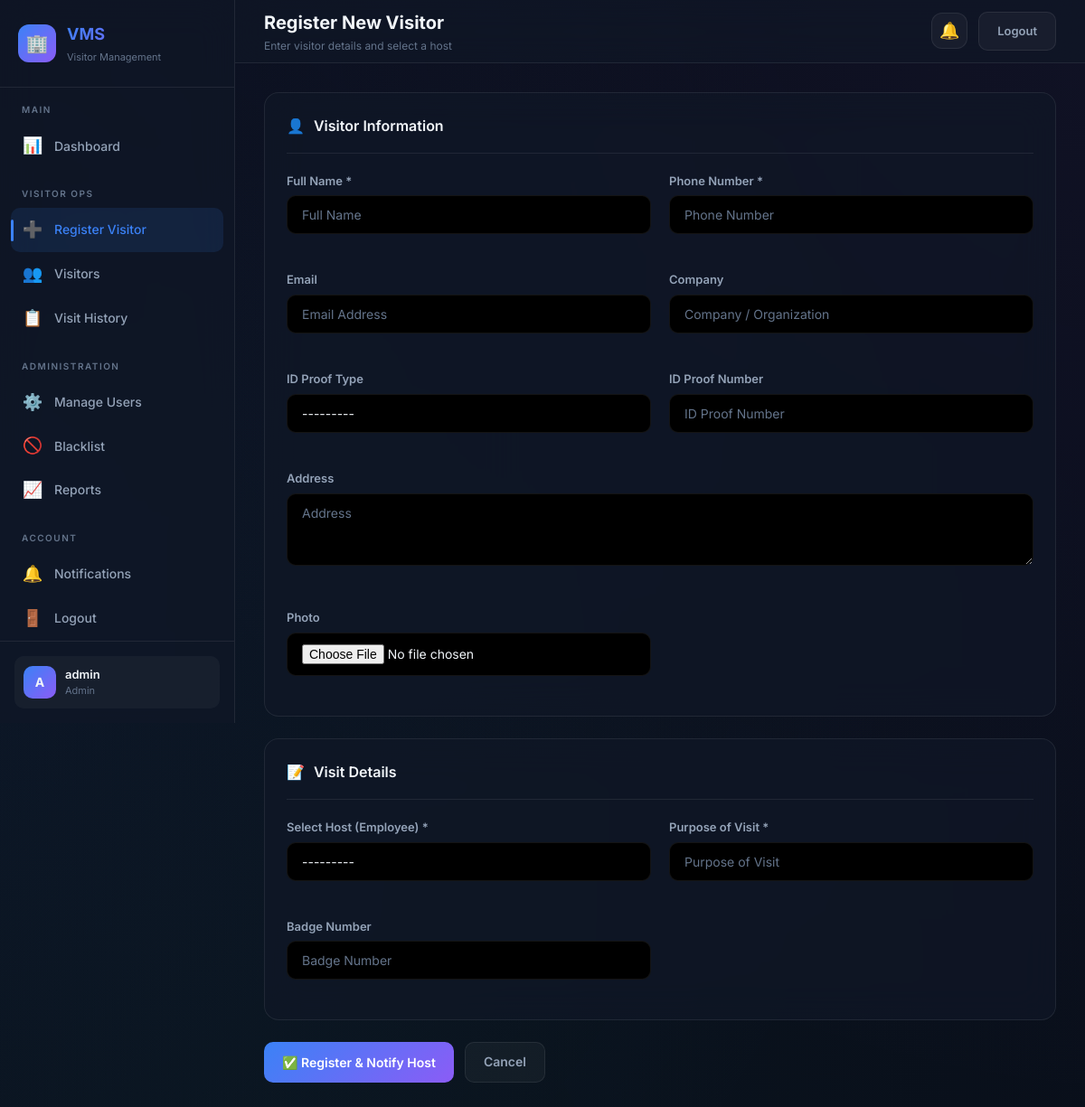
Page /register-visitor/ (signed in) on the committed database.
### core/models.py (models this page shows)
class User(AbstractUser):
    ROLE_CHOICES = [
        ('admin', 'Admin'),
        ('guard', 'Security Guard / Receptionist'),
        ('employee', 'Employee / Host'),
    ]
    role = models.CharField(max_length=20, choices=ROLE_CHOICES, default='employee')
    phone = models.CharField(max_length=15, blank=True)
    department = models.CharField(max_length=100, blank=True)
    def __str__(self):
        return f"{self.get_full_name() or self.username} ({self.get_role_display()})"

### core/views.py (the view, shortened to what this page needs)
@login_required
@role_required('guard', 'admin')
def register_visitor(request):
    visitor_form = VisitorForm()
    visit_form = VisitForm()
    return render(request, 'register_visitor.html', {'visitor_form': visitor_form, 'visit_form': visit_form})

### core/forms.py
class VisitorForm(forms.ModelForm):
    class Meta:
        model = Visitor
        fields = ['name', 'email', 'phone', 'company', 'address', 'id_proof_type', 'id_proof_number', 'photo']
        widgets = {
            'name': forms.TextInput(attrs={'class': 'form-input', 'placeholder': 'Full Name'}),
            'email': forms.EmailInput(attrs={'class': 'form-input', 'placeholder': 'Email Address'}),
            'phone': forms.TextInput(attrs={'class': 'form-input', 'placeholder': 'Phone Number'}),
            'company': forms.TextInput(attrs={'class': 'form-input', 'placeholder': 'Company / Organization'}),
            'address': forms.Textarea(attrs={'class': 'form-input', 'placeholder': 'Address', 'rows': 2}),
            'id_proof_type': forms.Select(attrs={'class': 'form-input'}),
            'id_proof_number': forms.TextInput(attrs={'class': 'form-input', 'placeholder': 'ID Proof Number'}),
            'photo': forms.ClearableFileInput(attrs={'class': 'form-input'}),
        }

class VisitForm(forms.ModelForm):
    class Meta:
        model = Visit
        fields = ['host', 'purpose', 'badge_number']
        widgets = {
            'host': forms.Select(attrs={'class': 'form-input'}),
            'purpose': forms.TextInput(attrs={'class': 'form-input', 'placeholder': 'Purpose of Visit'}),
            'badge_number': forms.TextInput(attrs={'class': 'form-input', 'placeholder': 'Badge Number'}),
        }
    def __init__(self, *args, **kwargs):
        super().__init__(*args, **kwargs)
        self.fields['host'].queryset = User.objects.filter(role='employee')
        self.fields['host'].label = 'Select Host (Employee)'

### core/context_processors.py (called while the page is built)
def notifications_processor(request):
    if request.user.is_authenticated:
        unread_count = Notification.objects.filter(user=request.user, is_read=False).count()
        return {'unread_notifications_count': unread_count}
    return {'unread_notifications_count': 0}

### core/templates/register_visitor.html (shortened to what this page needs)
{% extends 'base.html' %}
{% block page_title %}Register New Visitor{% endblock %}
{% block page_subtitle %}Enter visitor details and select a host{% endblock %}
{% block content %}
<form method="POST" enctype="multipart/form-data" id="register-form">
    <div class="glass-card">
        <div class="card-header">
            <div class="card-title"><span class="icon">👤</span> Visitor Information</div>
        </div>
        <div class="form-grid">
            <div class="form-group">
                <label class="form-label">Full Name *</label>
                {{ visitor_form.name }}
            </div>
            <div class="form-group">
                <label class="form-label">Phone Number *</label>
                {{ visitor_form.phone }}
            </div>
            <div class="form-group">
                <label class="form-label">Email</label>
                {{ visitor_form.email }}
            </div>
            <div class="form-group">
                <label class="form-label">Company</label>
                {{ visitor_form.company }}
            </div>
            <div class="form-group">
                <label class="form-label">ID Proof Type</label>
                {{ visitor_form.id_proof_type }}
            </div>
            <div class="form-group">
                <label class="form-label">ID Proof Number</label>
                {{ visitor_form.id_proof_number }}
            </div>
            <div class="form-group" style="grid-column: span 2;">
                <label class="form-label">Address</label>
                {{ visitor_form.address }}
            </div>
            <div class="form-group">
                <label class="form-label">Photo</label>
                {{ visitor_form.photo }}
            </div>
        </div>
    </div>
    <div class="glass-card">
        <div class="card-header">
            <div class="card-title"><span class="icon">📝</span> Visit Details</div>
        </div>
        <div class="form-grid">
            <div class="form-group">
                <label class="form-label">Select Host (Employee) *</label>
                {{ visit_form.host }}
            </div>
            <div class="form-group">
                <label class="form-label">Purpose of Visit *</label>
                {{ visit_form.purpose }}
            </div>
            <div class="form-group">
                <label class="form-label">Badge Number</label>
                {{ visit_form.badge_number }}
            </div>
        </div>
    </div>
    <div class="gap-2">
        <button type="submit" class="btn btn-primary">✅ Register & Notify Host</button>
        <a href="{% url 'dashboard' %}" class="btn btn-secondary">Cancel</a>
    </div>
</form>
{% endblock %}

### core/templates/base.html (shortened to what this page needs)
{% load static %}
<!DOCTYPE html>
<html lang="en">
<head>
    <link rel="stylesheet" href="{% static 'core/css/style.css' %}">
</head>
<body>
    <div class="app-layout">
        <aside class="sidebar" id="sidebar">
            <div class="sidebar-brand">
                <div class="brand-icon">🏢</div>
                <div>
                    <h2>VMS</h2>
                    <small>Visitor Management</small>
                </div>
            </div>
            <nav class="sidebar-nav">
                <div class="nav-section">
                    <div class="nav-section-title">Main</div>
                    <a href="{% url 'dashboard' %}" class="nav-link">
                        <span class="icon">📊</span> Dashboard
                    </a>
                </div>
                {% if user.role == 'guard' or user.role == 'admin' or user.is_superuser %}
                <div class="nav-section">
                    <div class="nav-section-title">Visitor Ops</div>
                    <a href="{% url 'register_visitor' %}" class="nav-link">
                        <span class="icon">➕</span> Register Visitor
                    </a>
                    <a href="{% url 'visitor_list' %}" class="nav-link">
                        <span class="icon">👥</span> Visitors
                    </a>
                    <a href="{% url 'visitor_history' %}" class="nav-link">
                        <span class="icon">📋</span> Visit History
                    </a>
                </div>
                {% endif %}
                {% if user.role == 'admin' or user.is_superuser %}
                <div class="nav-section">
                    <div class="nav-section-title">Administration</div>
                    <a href="{% url 'manage_users' %}" class="nav-link">
                        <span class="icon">⚙️</span> Manage Users
                    </a>
                    <a href="{% url 'blacklist_management' %}" class="nav-link">
                        <span class="icon">🚫</span> Blacklist
                    </a>
                    <a href="{% url 'reports' %}" class="nav-link">
                        <span class="icon">📈</span> Reports
                    </a>
                </div>
                {% endif %}
                <div class="nav-section">
                    <div class="nav-section-title">Account</div>
                    <a href="{% url 'notifications' %}" class="nav-link">
                        <span class="icon">🔔</span> Notifications
                    </a>
                    <a href="{% url 'logout' %}" class="nav-link">
                        <span class="icon">🚪</span> Logout
                    </a>
                </div>
            </nav>
            <div class="sidebar-footer">
                <div class="user-info">
                    <div class="avatar">{{ user.first_name|default:user.username|first|upper }}</div>
                    <div class="user-details">
                        <div class="user-name">{{ user.get_full_name|default:user.username }}</div>
                        <div class="user-role">{{ user.get_role_display }}</div>
                    </div>
                </div>
            </div>
        </aside>
        <main class="main-content">
            <header class="topbar">
                <div class="topbar-left" style="display:flex;align-items:center;gap:12px;">
                    <div>
                        <h1>{% block page_title %}Dashboard{% endblock %}</h1>
                        <p>{% block page_subtitle %}Welcome back{% endblock %}</p>
                    </div>
                </div>
                <div class="topbar-right">
                    <a href="{% url 'notifications' %}" class="topbar-btn" title="Notifications">
                        🔔
                    </a>
                    <a href="{% url 'logout' %}" class="btn btn-secondary" style="font-size: 13px;" title="Logout">Logout</a>
                </div>
            </header>
            <div class="page-content">
                {% block content %}{% endblock %}
            </div>
        </main>
    </div>
</body>
</html>

### rows in the picture
User: first_name|first "A", get_full_name "admin", role "Admin"
